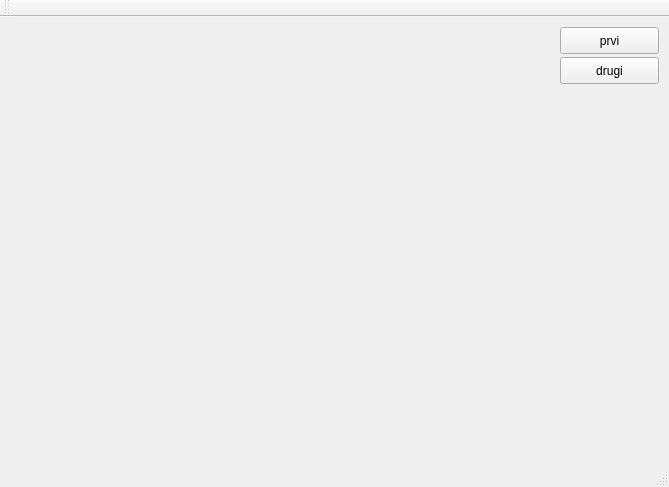
<?xml version="1.0" encoding="UTF-8"?>
<ui version="4.0">
 <class>MainWindow</class>
 <widget class="QMainWindow" name="MainWindow">
  <property name="geometry">
   <rect>
    <x>0</x>
    <y>0</y>
    <width>669</width>
    <height>487</height>
   </rect>
  </property>
  <property name="windowTitle">
   <string>MainWindow</string>
  </property>
  <widget class="QWidget" name="centralWidget">
   <widget class="Polje" name="dugme1">
    <property name="geometry">
     <rect>
      <x>560</x>
      <y>10</y>
      <width>99</width>
      <height>27</height>
     </rect>
    </property>
    <property name="text">
     <string>prvi</string>
    </property>
   </widget>
   <widget class="Polje" name="dugme2">
    <property name="geometry">
     <rect>
      <x>560</x>
      <y>40</y>
      <width>99</width>
      <height>27</height>
     </rect>
    </property>
    <property name="text">
     <string>drugi</string>
    </property>
   </widget>
  </widget>
  <widget class="QMenuBar" name="menuBar">
   <property name="geometry">
    <rect>
     <x>0</x>
     <y>0</y>
     <width>669</width>
     <height>25</height>
    </rect>
   </property>
  </widget>
  <widget class="QToolBar" name="mainToolBar">
   <attribute name="toolBarArea">
    <enum>TopToolBarArea</enum>
   </attribute>
   <attribute name="toolBarBreak">
    <bool>false</bool>
   </attribute>
  </widget>
  <widget class="QStatusBar" name="statusBar"/>
 </widget>
 <layoutdefault spacing="6" margin="11"/>
 <customwidgets>
  <customwidget>
   <class>Polje</class>
   <extends>QPushButton</extends>
   <header>polje.h</header>
  </customwidget>
 </customwidgets>
 <resources/>
 <connections/>
</ui>
